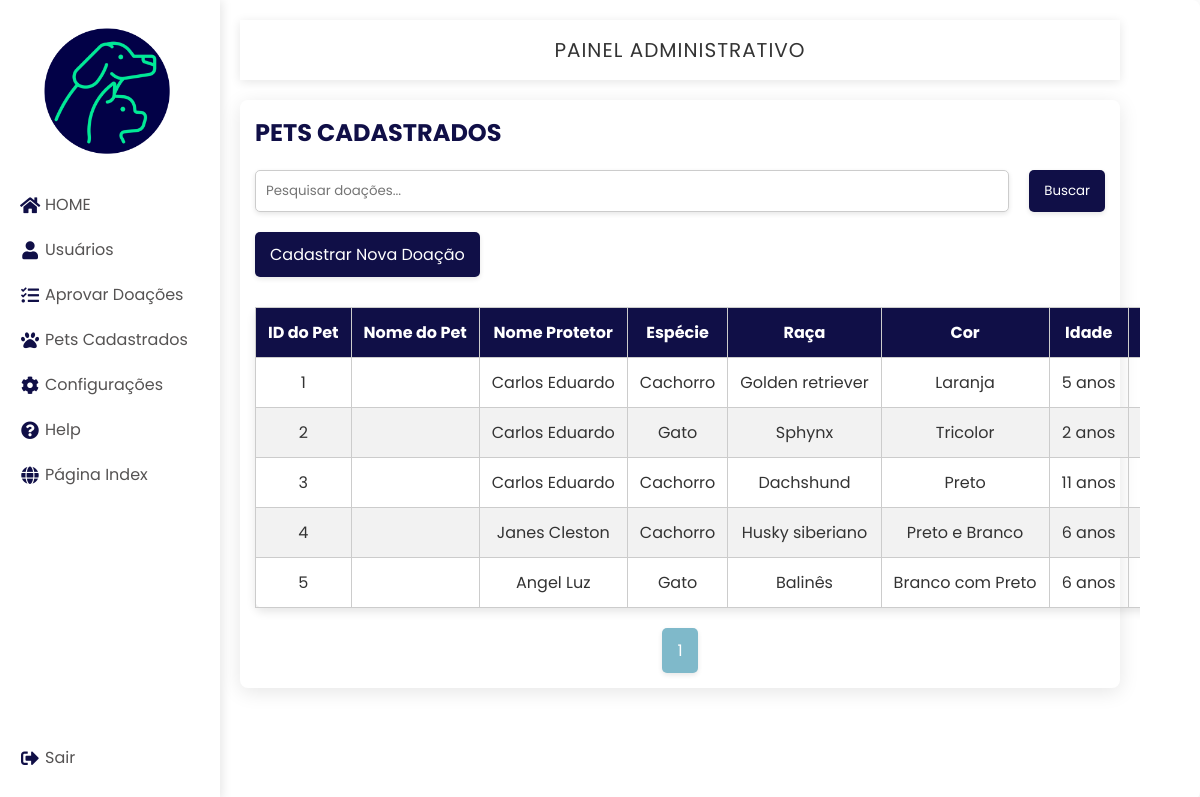
Page /crud/public/listar_doacoes.php on the earlier database version.
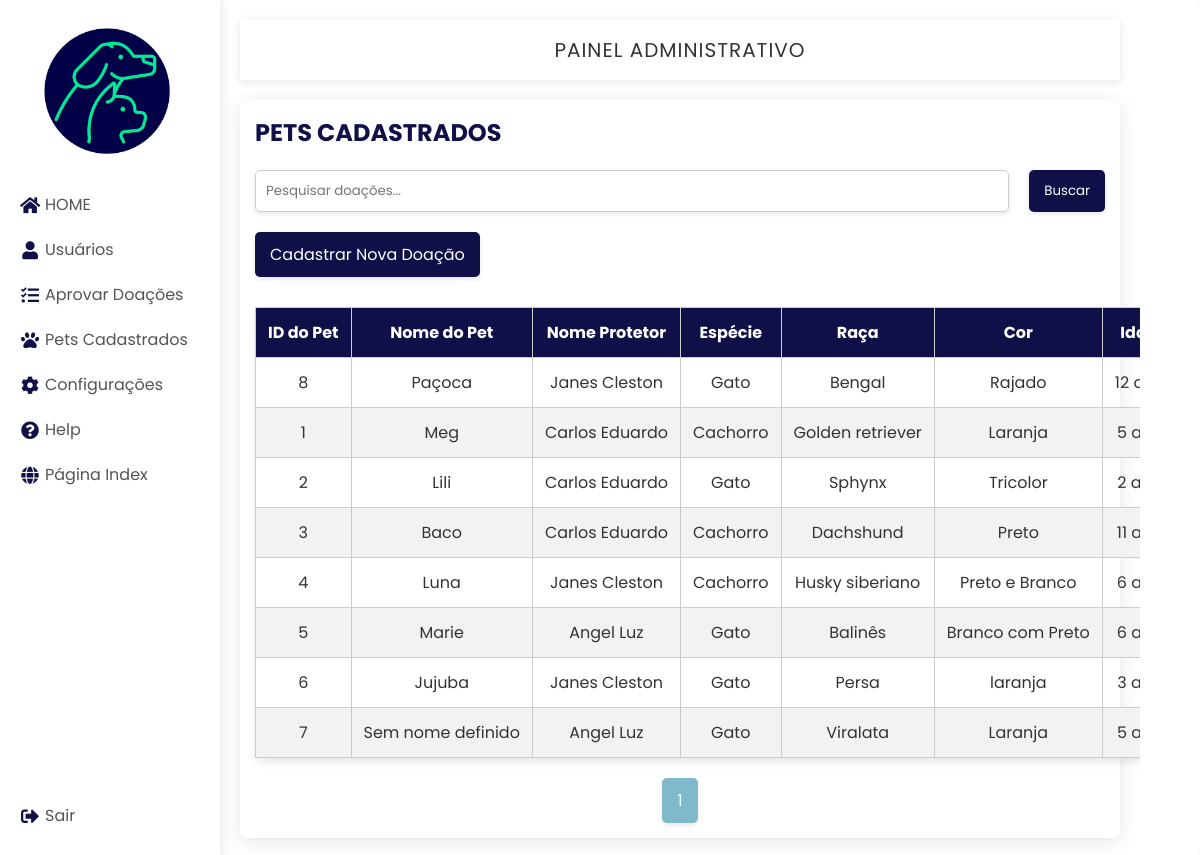
Same page on the later database version.
### tables this page shows
CREATE TABLE `doacoes` (
  `id` int(11) NOT NULL,
  `pet_id` int(11) DEFAULT NULL,
  `usuario_id` int(11) DEFAULT NULL,
  `data` date DEFAULT NULL,
  `criado_em` timestamp NOT NULL DEFAULT current_timestamp(),
  `endereco_id` int(11) DEFAULT NULL
);

CREATE TABLE `pets` (
  `id` int(11) NOT NULL,
  `nome` varchar(100) NOT NULL,
  `especie_id` int(11) NOT NULL,
  `raca` varchar(100) NOT NULL,
  `porte` varchar(50) NOT NULL,
  `sexo` enum('Macho','Fêmea') NOT NULL,
  `cor` varchar(50) NOT NULL,
  `idade` int(11) NOT NULL,
  `descricao` text DEFAULT NULL,
  `foto` text DEFAULT NULL,
  `criado_em` timestamp NOT NULL DEFAULT current_timestamp()
);

CREATE TABLE `usuarios` (
  `id` int(11) NOT NULL,
  `nome` varchar(100) NOT NULL,
  `sobrenome` varchar(100) NOT NULL,
  `cpf` varchar(14) NOT NULL,
  `telefone` varchar(15) NOT NULL,
  `email` varchar(100) NOT NULL,
  `senha` varchar(255) NOT NULL,
  `criado_em` timestamp NOT NULL DEFAULT current_timestamp(),
  `perfil_id` int(11) NOT NULL,
  `data_nascimento` date DEFAULT NULL
);

CREATE TABLE `especie` (
  `id` int(11) NOT NULL,
  `nome` varchar(100) DEFAULT NULL
);

### crud/controllers/PetController.php (called while the page is built, shortened)
<?php
require_once '../models/Pet.php';
class PetController {
    private $petModel;
    public function __construct($db) {
        $this->petModel = new Pet( $db);
    }
    public function listarDoacoes($searchTerm = '', $limit = 5, $offset = 0){
        return $this->petModel->listarDoacoes($searchTerm, $limit, $offset);
    }
    public function contarDoacoes($searchTerm = ''){
        return $this->petModel->contarDoacoes($searchTerm);
    }
}
?>

### crud/models/Pet.php (called while the page is built, shortened)
<?php
class Pet
{
    private $conn;
    public function __construct($db) {
        $this->conn = $db;
    }
    public function listarDoacoes($searchTerm = '', $limit = 8, $offset = 0) {
        $sql = "SELECT d.id,
                       p.id AS pet_id,
                       p.nome AS nome_pet,
                       p.raca,
                       p.porte,
                       p.sexo,
                       p.cor,
                       p.idade,
                       d.data,
                       e.nome AS especie_nome,
                       u.nome AS usuario_nome,
                       u.sobrenome AS usuario_sobrenome
                FROM doacoes d
                JOIN pets p ON d.pet_id = p.id
                JOIN especie e ON p.especie_id = e.id
                JOIN usuarios u ON d.usuario_id = u.id
                WHERE (p.raca LIKE ? OR p.cor LIKE ? OR p.id LIKE ? OR u.nome LIKE ? OR e.nome LIKE ? OR p.nome LIKE ?)
                ORDER BY d.data DESC
                LIMIT ? OFFSET ?";
        $stmt = $this->conn->prepare($sql);
        $likeTerm = '%' . $searchTerm . '%';
        $stmt->bind_param("ssssssii", $likeTerm, $likeTerm, $likeTerm, $likeTerm, $likeTerm, $likeTerm, $limit, $offset);
        $stmt->execute();
        return $stmt->get_result()->fetch_all(MYSQLI_ASSOC);
    }
    public function contarDoacoes($searchTerm = '') {
        $sql = "SELECT COUNT(*) as total FROM doacoes d
                JOIN pets p ON d.pet_id = p.id
                WHERE (p.raca LIKE ? OR p.cor LIKE ?)";
        $stmt = $this->conn->prepare($sql);
        $likeTerm = '%' . $searchTerm . '%';
        $stmt->bind_param("ss", $likeTerm, $likeTerm);
        $stmt->execute();
        $result = $stmt->get_result();
        $row = $result->fetch_assoc();
        return $row['total'];
    }
}
?>

### crud/public/listar_doacoes.php (the view, shortened to what this page needs)
<!DOCTYPE html>
<html lang="pt-br">
<head>
    <link rel="stylesheet" href="../../css/painel_admin.css" />
    <link rel="stylesheet" href="https://cdnjs.cloudflare.com/ajax/libs/font-awesome/5.15.4/css/all.min.css" />
</head>
<body>
    <div class="container">
        <nav>
            <div class="navbar">
                <div class="logo">
                    <img src="../../img/logo.png" alt="Logo">
                </div>
                <ul>
                    <li><a href="../../crud/views/painel_admin.php">
                            <i class="fas fa-home"></i>
                            <span class="nav-item">HOME</span>
                        </a>
                    </li>
                    <li><a href="listar_usuarios.php">
                            <i class="fas fa-user"></i>
                            <span class="nav-item">Usuários</span>
                        </a>
                    </li>
                    <li><a href="#">
                            <i class="fas fa-tasks"></i>
                            <span class="nav-item">Aprovar Doações</span>
                        </a>
                    </li>
                    <li><a href="listar_doacoes.php">
                            <i class="fas fa-paw"></i>
                            <span class="nav-item">Pets Cadastrados</span>
                        </a>
                    </li>
                    <li><a href="#">
                            <i class="fas fa-cog"></i>
                            <span class="nav-item">Configurações</span>
                        </a>
                    </li>
                    <li><a href="#">
                            <i class="fas fa-question-circle"></i>
                            <span class="nav-item">Help</span>
                        </a>
                    </li>
                    <li><a href="../../index.php" target="_blank">
                            <i class="fas fa-globe"></i>
                            <span class="nav-item">Página Index</span>
                        </a>
                    </li>
                    <li><a href="../../logout.php" class="logout">
                            <i class="fas fa-sign-out-alt"></i>
                            <span class="nav-item">Sair</span>
                        </a>
                    </li>
                </ul>
            </div>
        </nav>
        <section class="main">
            <div class="main-top">
                <p>Painel Administrativo</p>
            </div>
            <div class="list-container">
                <h2>Pets Cadastrados</h2>
                <form method="GET" action="listar_doacoes.php">
                    <input type="text" name="search" placeholder="Pesquisar doações..." value="<?= isset($_GET['search']) ? htmlspecialchars($_GET['search']) : ''; ?>" />
                    <button type="submit">Buscar</button>
                </form>
                <a href="../../crud/views/cadastro_doacoes.php" class="btn-cadastrar" target="_blank">Cadastrar Nova Doação</a>
                <table>
                    <thead>
                        <tr>
                            <th>ID do Pet</th>
                            <th>Nome do Pet</th>
                            <th>Nome Protetor</th>
                            <th>Espécie</th>
                            <th>Raça</th>
                            <th>Cor</th>
                            <th>Idade</th>
                            <th>Porte</th>
                        </tr>
                    </thead>
                    <tbody>
                        <?php
                        require '../controllers/PetController.php';
                        $database = new DataBase();
                        $db = $database->getConnection();
                        $petController = new PetController($db);
                        $searchTerm = isset($_GET['search']) ? $_GET['search'] : '';
                        $limit = 8;
                        $page = isset($_GET['page']) ? (int)$_GET['page'] : 1;
                        $offset = ($page - 1) * $limit;
                        $doacoes = $petController->listarDoacoes($searchTerm, $limit, $offset);
                        $totalDoacoes = $petController->contarDoacoes($searchTerm);
                        $totalPages = ceil($totalDoacoes / $limit);
                        if ($doacoes) {
                            foreach ($doacoes as $doacao) : ?>
                                <tr>
                                    <td><?= htmlspecialchars($doacao['pet_id']) ?></td>
                                    <td><?= htmlspecialchars($doacao['nome_pet']) ?></td>
                                    <td><?= htmlspecialchars($doacao['usuario_nome'] . ' ' . $doacao['usuario_sobrenome']) ?></td>
                                    <td><?= htmlspecialchars($doacao['especie_nome']) ?></td>
                                    <td><?= htmlspecialchars($doacao['raca']) ?></td>
                                    <td><?= htmlspecialchars($doacao['cor']) ?></td>
                                    <td><?= htmlspecialchars($doacao['idade']) ?> anos</td>
                                    <td><?= htmlspecialchars($doacao['porte']) ?></td>
                                </tr>
                            <?php endforeach;
                        } else {
                            echo "<tr><td colspan='11'>Nenhuma doação encontrada.</td></tr>";
                        }
                        ?>
                    </tbody>
                </table>
                <div class="pagination">
                    <?php for ($i = 1; $i <= $totalPages; $i++) : ?>
                        <a href="?page=<?= $i ?>&search=<?= urlencode($searchTerm) ?>" class="<?= ($i == $page) ? 'active' : '' ?>"><?= $i ?></a>
                    <?php endfor; ?>
                </div>
            </div>
        </section>
    </div>
</body>
</html>

### css/painel_admin.css (style rules this page uses)
* { margin: 0; padding: 0; outline: none; border: none; text-decoration: none; list-style: none; box-sizing: border-box; font-family: "Poppins", sans-serif; }
body { background: #fff; color: #333; min-height: 100vh; }
.container { display: flex; width: 100%; height: 100vh; max-width: 1900px; margin: auto; box-shadow: 0 4px 20px rgba(0, 0, 0, 0.1); border-radius: 8px; }
nav { position: sticky; top: 0; left: 0; bottom: 0; width: 220px; height: 100%; background: #fff; box-shadow: 2px 0 10px rgba(0, 0, 0, 0.1); }
.navbar { width: 100%; margin: 0 auto; }
.logo { margin: 1rem 0; padding-left: 2rem; padding-bottom: 0rem; display: flex; }
.logo img { width: 150px; height: 150px; border-radius: 10%; }
ul { margin: 0 auto; padding: 0; }
li { padding: 0rem 0; }
li a { font-size: 16px; color: rgb(85, 83, 83); padding: 10px 15px; border-radius: 5px; display: flex; align-items: center; transition: background 0.3s, color 0.3s; }
nav i { color: #100f47; width: 30px; font-size: 18px; text-align: center; }
.logout { position: absolute; bottom: 20px; left: 0; }
.main { width: calc(100% - 280px); padding: 20px; overflow-y: auto; }
.main-top { width: 100%; background: #fff; padding: 15px; text-align: center; font-size: 20px; letter-spacing: 1px; box-shadow: 0 2px 10px rgba(0, 0, 0, 0.1); text-transform: uppercase; }
.list-container { margin-top: 20px; box-shadow: 0 4px 20px rgba(0, 0, 0, 0.1); border-radius: 8px; padding: 15px; }
.list-container h2 { color: #100f47; margin-bottom: 20px; text-transform: uppercase; }
.list-container form { display: flex; margin-bottom: 20px; }
.list-container input[type="text"] { flex: 1; padding: 10px; border: 1px solid #ccc; border-radius: 5px; margin-right: 10px; box-shadow: 0 2px 5px rgba(0, 0, 0, 0.1); }
.list-container button { padding: 10px 15px; background-color: #100f47; color: #fff; border: none; border-radius: 5px; cursor: pointer; transition: background 0.3s; box-shadow: 0 2px 5px rgba(0, 0, 0, 0.1); margin-left: 10px; }
table { width: 100%; border-collapse: collapse; margin-top: 10px; box-shadow: 0 4px 10px rgba(0, 0, 0, 0.1); border-radius: 8px; }
thead { background: #100f47; color: #fff; white-space: nowrap; }
th, td { padding: 12px; text-align: center; border: 1px solid #ccc; white-space: nowrap; }
tbody tr:nth-child(even) { background-color: #f2f2f2; }
.btn-cadastrar { background-color: #100f47; color: #fff; padding: 10px 15px; border-radius: 5px; display: inline-block; margin-bottom: 20px; transition: background 0.3s; box-shadow: 0 2px 5px rgba(0, 0, 0, 0.1); }
.pagination { display: flex; justify-content: center; margin-top: 20px; }
.pagination a { padding: 10px 15px; margin: 0 5px; background: #100f47; color: #fff; border-radius: 5px; transition: background 0.3s; box-shadow: 0 2px 5px rgba(0, 0, 0, 0.1); }
.pagination .active { background: #7fb9ca; pointer-events: none; }

Differences in the rows shown:
added doacoes: pet "8", pet.nome "Paçoca", usuario.sobrenome "Janes Cleston", especie.nome "Gato", pet.raca "Bengal", pet.cor "Rajado", pet.idade "12"
changed through a linked row, doacoes "Golden retriever": pet.nome (not shown) → "Meg"
changed through a linked row, doacoes "Sphynx": pet.nome (not shown) → "Lili"
changed through a linked row, doacoes "Dachshund": pet.nome (not shown) → "Baco"
changed through a linked row, doacoes "Husky siberiano": pet.nome (not shown) → "Luna"
changed through a linked row, doacoes "Balinês": pet.nome (not shown) → "Marie"
added doacoes: pet "6", pet.nome "Jujuba", usuario.sobrenome "Janes Cleston", especie.nome "Gato", pet.raca "Persa", pet.cor "laranja", pet.idade "3"
added doacoes: pet "7", pet.nome "Sem nome definido", usuario.sobrenome "Angel Luz", especie.nome "Gato", pet.raca "Viralata", pet.cor "Laranja", pet.idade "5"
